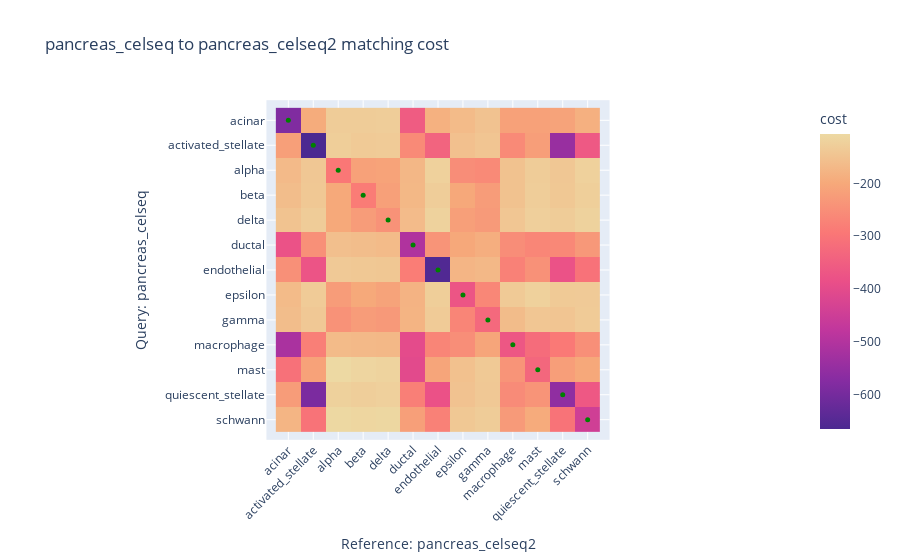

The notebook cell this image was saved under:
### Code cell
q, ref = 'pancreas_celseq', 'pancreas_celseq2'

rcm = RefCM(target_sum=1e5, discovery_threshold=0.2)
m = rcm.annotate(ds[q], q, ds[ref], ref, 'celltype', 'celltype')
m.eval('celltype')
m.display_matching_costs('celltype')

### Figure 1 — Plotly figure (JSON) as saved in the notebook; plotly's stock layout.template omitted (floating-point values rounded to 4 significant figures; data arrays with more than 128 entries replaced by an {"elided": "..."} marker saying what was removed)
{"data": [{"coloraxis": "coloraxis", "hovertemplate": "Reference: pancreas_celseq2: %{x}<br>Query: pancreas_celseq: %{y}<br>cost: %{z}<extra></extra>", "name": "0", "type": "heatmap", "x": ["acinar", "activated_stellate", "alpha", "beta", "delta", "ductal", "endothelial", "epsilon", "gamma", "macrophage", "mast", "quiescent_stellate", "schwann"], "xaxis": "x", "y": ["acinar", "activated_stellate", "alpha", "beta", "delta", "ductal", "endothelial", "epsilon", "gamma", "macrophage", "mast", "quiescent_stellate", "schwann"], "yaxis": "y", "z": {"elided": "13x13 float values"}}, {"hovertemplate": "%{y} -> %{x}", "marker": {"color": ["green", "green", "green", "green", "green", "green", "green", "green", "green", "green", "green", "green", "green"], "size": 5}, "mode": "markers", "name": "", "type": "scatter", "x": ["acinar", "activated_stellate", "alpha", "beta", "delta", "ductal", "endothelial", "epsilon", "gamma", "macrophage", "mast", "quiescent_stellate", "schwann"], "y": ["acinar", "activated_stellate", "alpha", "beta", "delta", "ductal", "endothelial", "epsilon", "gamma", "macrophage", "mast", "quiescent_stellate", "schwann"]}], "layout": {"coloraxis": {"colorbar": {"title": {"text": "cost"}}, "colorscale": [[0, "rgb(75, 41, 145)"], [0.1667, "rgb(135, 44, 162)"], [0.3333, "rgb(192, 54, 157)"], [0.5, "rgb(234, 79, 136)"], [0.6667, "rgb(250, 120, 118)"], [0.8333, "rgb(246, 169, 122)"], [1, "rgb(237, 217, 163)"]]}, "title": {"text": "pancreas_celseq to pancreas_celseq2 matching cost"}, "xaxis": {"anchor": "y", "constrain": "domain", "domain": [0, 1], "scaleanchor": "y", "tickangle": -45, "title": {"text": "Reference: pancreas_celseq2"}}, "yaxis": {"anchor": "x", "autorange": "reversed", "constrain": "domain", "domain": [0, 1], "title": {"text": "Query: pancreas_celseq"}}}}
